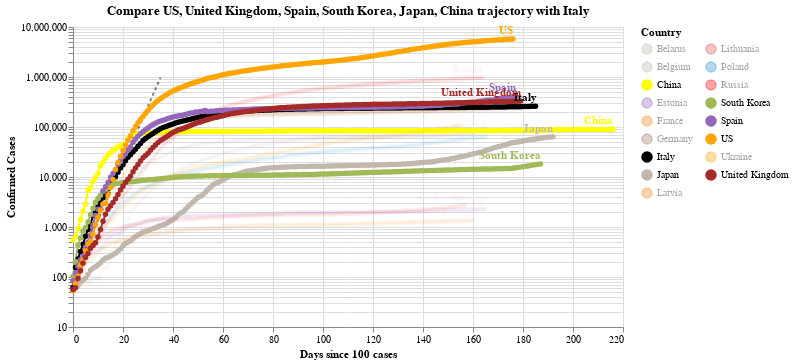

Here is the notebook cell this chart was saved with:
### Code cell
#hide_input
chart2 = make_since_chart(dff2, ['US', 'United Kingdom', 'Spain', 'South Korea', 'Japan', 'China'], baseline_countries)
chart2

### Figure 1 — Vega-Lite specification as saved in the notebook (floating-point values rounded to 4 significant figures; data arrays with more than 128 entries replaced by an {"elided": "..."} marker saying what was removed)
{"config": {"view": {"continuousWidth": 400, "continuousHeight": 300}}, "layer": [{"data": {"name": "data-628230001892d6798b50651be41d1b3e"}, "mark": {"type": "line", "color": "black", "opacity": 0.5, "strokeDash": [3, 3]}, "encoding": {"x": {"type": "quantitative", "field": "Days since 100 cases"}, "y": {"type": "quantitative", "field": "Confirmed Cases"}}}, {"data": {"name": "data-1d11ee495c39cd041d1a1ecc31eb07bb"}, "mark": {"type": "line", "point": true}, "encoding": {"color": {"type": "nominal", "field": "Country", "legend": {"columns": 2}, "scale": {"domain": ["Belarus", "Belgium", "China", "Estonia", "France", "Germany", "Italy", "Japan", "Latvia", "Lithuania", "Poland", "Russia", "South Korea", "Spain", "US", "Ukraine", "United Kingdom"], "range": ["#C1B7AD", "#C1B7AD", "yellow", "#9467bd", "#F58518", "#9D755D", "black", "#C1B7AD", "#F58518", "#E45756", "#2495D3", "red", "#A1BA59", "#9467bd", "orange", "orange", "brown"]}}, "opacity": {"condition": {"value": 1, "selection": "selector007"}, "value": 0.05}, "tooltip": [{"type": "nominal", "field": "Country"}, {"type": "temporal", "field": "Date"}, {"type": "quantitative", "field": "Confirmed Cases"}, {"type": "quantitative", "field": "Days since 100 cases"}], "x": {"type": "quantitative", "field": "Days since 100 cases"}, "y": {"type": "quantitative", "field": "Confirmed Cases", "scale": {"type": "log"}}}, "selection": {"selector007": {"type": "multi", "fields": ["Country"], "bind": "legend", "init": [{"Country": "US"}, {"Country": "United Kingdom"}, {"Country": "Spain"}, {"Country": "South Korea"}, {"Country": "Japan"}, {"Country": "China"}, {"Country": "Italy"}]}}, "width": 550}, {"data": {"name": "data-1d11ee495c39cd041d1a1ecc31eb07bb"}, "mark": {"type": "text", "align": "right", "dy": -8, "fontWeight": "bold"}, "encoding": {"color": {"type": "nominal", "field": "Country", "legend": {"columns": 2}, "scale": {"domain": ["Belarus", "Belgium", "China", "Estonia", "France", "Germany", "Italy", "Japan", "Latvia", "Lithuania", "Poland", "Russia", "South Korea", "Spain", "US", "Ukraine", "United Kingdom"], "range": ["#C1B7AD", "#C1B7AD", "yellow", "#9467bd", "#F58518", "#9D755D", "black", "#C1B7AD", "#F58518", "#E45756", "#2495D3", "red", "#A1BA59", "#9467bd", "orange", "orange", "brown"]}}, "opacity": {"condition": {"value": 1, "selection": "selector007"}, "value": 0.05}, "text": {"type": "nominal", "field": "Country"}, "tooltip": [{"type": "nominal", "field": "Country"}, {"type": "temporal", "field": "Date"}, {"type": "quantitative", "field": "Confirmed Cases"}, {"type": "quantitative", "field": "Days since 100 cases"}], "x": {"type": "quantitative", "field": "Days since 100 cases"}, "y": {"type": "quantitative", "field": "Confirmed Cases", "scale": {"type": "log"}}}, "transform": [{"filter": "(datum['Date'] >= 1598313600000)"}], "width": 550}], "title": "Compare US, United Kingdom, Spain, South Korea, Japan, China trajectory with Italy", "$schema": "https://vega.github.io/schema/vega-lite/v4.0.2.json", "datasets": {"data-628230001892d6798b50651be41d1b3e": [{"Days since 100 cases": 0, "Confirmed Cases": 100.0}, {"Days since 100 cases": 1, "Confirmed Cases": 130.0}, {"Days since 100 cases": 2, "Confirmed Cases": 169.0}, {"Days since 100 cases": 3, "Confirmed Cases": 219.7}, {"Days since 100 cases": 4, "Confirmed Cases": 285.6}, {"Days since 100 cases": 5, "Confirmed Cases": 371.3}, {"Days since 100 cases": 6, "Confirmed Cases": 482.7}, {"Days since 100 cases": 7, "Confirmed Cases": 627.5}, {"Days since 100 cases": 8, "Confirmed Cases": 815.7}, {"Days since 100 cases": 9, "Confirmed Cases": 1060.0}, {"Days since 100 cases": 10, "Confirmed Cases": 1379.0}, {"Days since 100 cases": 11, "Confirmed Cases": 1792.0}, {"Days since 100 cases": 12, "Confirmed Cases": 2330.0}, {"Days since 100 cases": 13, "Confirmed Cases": 3029.0}, {"Days since 100 cases": 14, "Confirmed Cases": 3937.0}, {"Days since 100 cases": 15, "Confirmed Cases": 5119.0}, {"Days since 100 cases": 16, "Confirmed Cases": 6654.0}, {"Days since 100 cases": 17, "Confirmed Cases": 8650.0}, {"Days since 100 cases": 18, "Confirmed Cases": 11250.0}, {"Days since 100 cases": 19, "Confirmed Cases": 14620.0}, {"Days since 100 cases": 20, "Confirmed Cases": 19000.0}, {"Days since 100 cases": 21, "Confirmed Cases": 24710.0}, {"Days since 100 cases": 22, "Confirmed Cases": 32120.0}, {"Days since 100 cases": 23, "Confirmed Cases": 41750.0}, {"Days since 100 cases": 24, "Confirmed Cases": 54280.0}, {"Days since 100 cases": 25, "Confirmed Cases": 70560.0}, {"Days since 100 cases": 26, "Confirmed Cases": 91730.0}, {"Days since 100 cases": 27, "Confirmed Cases": 119300.0}, {"Days since 100 cases": 28, "Confirmed Cases": 155000.0}, {"Days since 100 cases": 29, "Confirmed Cases": 201500.0}, {"Days since 100 cases": 30, "Confirmed Cases": 262000.0}, {"Days since 100 cases": 31, "Confirmed Cases": 340600.0}, {"Days since 100 cases": 32, "Confirmed Cases": 442800.0}, {"Days since 100 cases": 33, "Confirmed Cases": 575600.0}, {"Days since 100 cases": 34, "Confirmed Cases": 748300.0}, {"Days since 100 cases": 35, "Confirmed Cases": 972800.0}], "data-1d11ee495c39cd041d1a1ecc31eb07bb": {"elided": "2986 records"}}}
